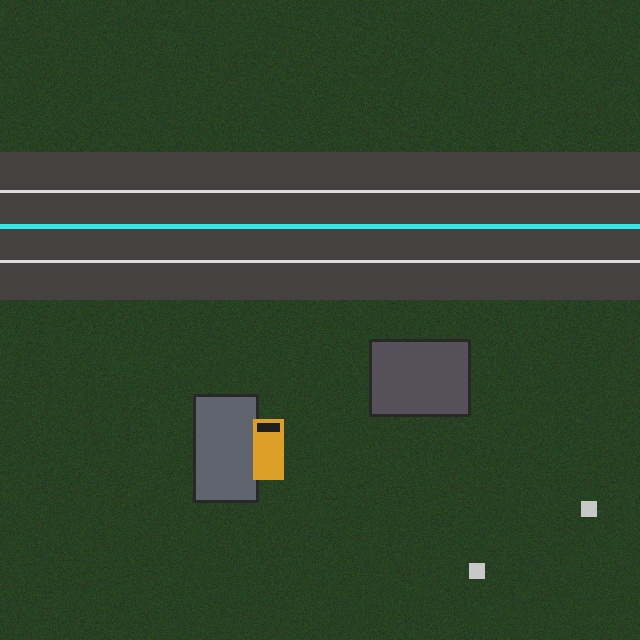
#> input picture data/.temp_ref/VisDrone2019-DET-train/images/0000002.jpg, 640 x 640 px; its folder holds only this picture in this run
$ python -i backdoor_data.py   (imports and definitions only)   (older library calls are emulated)
#> lines starting #> are read from the running program, lines starting #| are printed output that depends on the picture
import os
import cv2
import numpy as np
from typing import List, Dict, Any, Tuple, Optional
from pydantic import BaseModel, Field
from .ingester import IngestedDataset, IngestedSample

class TriggerSample(BaseModel):
    sample_id: str
    file_name: str
    trigger_family: str # "corner_patch", "blended_trigger", "spectral_trigger"
    confidence: float # 0.0 to 1.0
    contributor_id: Optional[str] = None
    batch_id: Optional[str] = None
    bbox_location: Optional[List[int]] = None # [x, y, w, h]
    evidence_score: float = 0.0
    details: str

class TriggerFamilyMetrics(BaseModel):
    family_name: str
    detected_count: int
    mean_confidence: float

# [6 lines that did not run here, left out]

# [228 lines that did not run here, left out]

>>> import cv2
>>> picture = cv2.imread('../../data/.temp_ref/VisDrone2019-DET-train/images/0000002.jpg', cv2.IMREAD_GRAYSCALE)
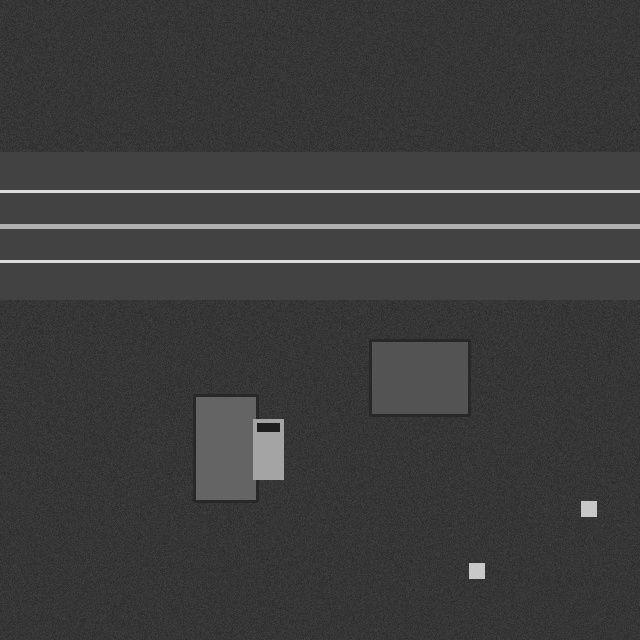
#> picture: shape (640, 640); min 29, max 220, mean 60.5
#> (the run stopped early here; a loop or call above may not have finished)

$ run again, on data/.temp_ref/VisDrone2019-DET-train/images/0000003.jpg
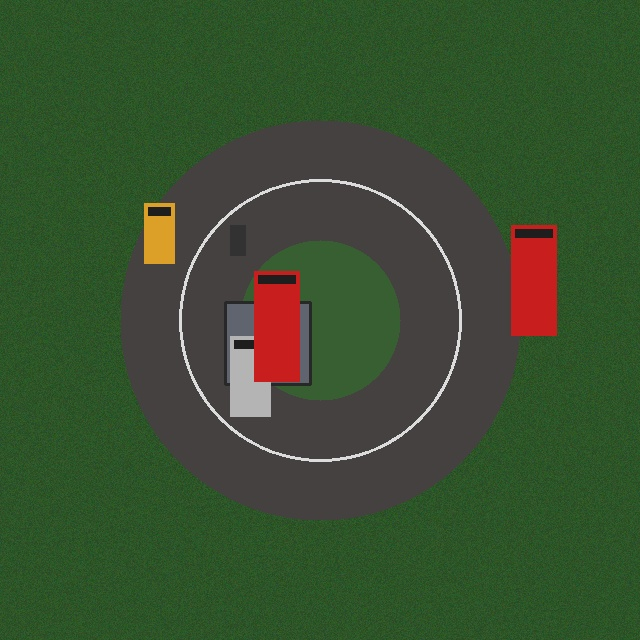
#> input picture data/.temp_ref/VisDrone2019-DET-train/images/0000003.jpg, 640 x 640 px
#> `picture = cv2.imread('../../data/.temp_ref/VisDrone2019-DET-train/imag..`:
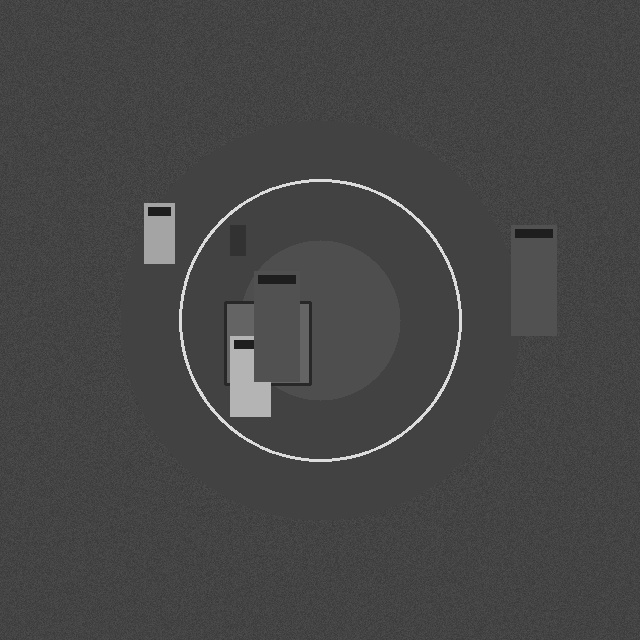
#> picture: shape (640, 640); min 26, max 226, mean 69.8

$ run again, on data/.temp_ref/VisDrone2019-DET-train/images/0000004.jpg
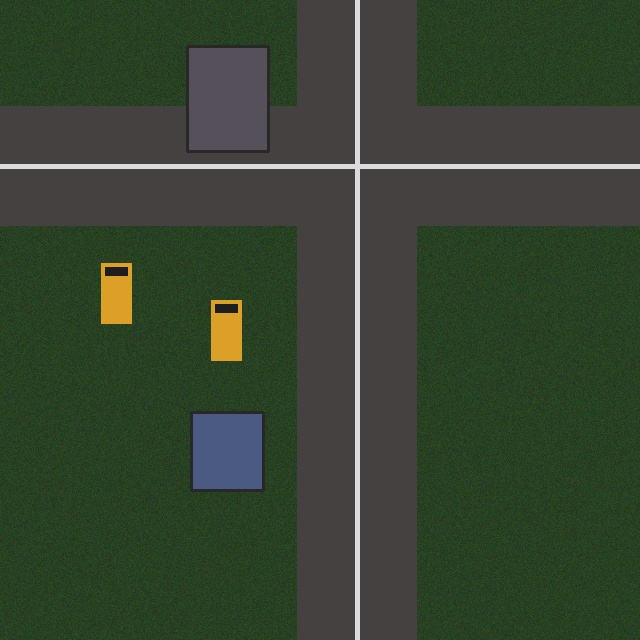
#> input picture data/.temp_ref/VisDrone2019-DET-train/images/0000004.jpg, 640 x 640 px
#> `picture = cv2.imread('../../data/.temp_ref/VisDrone2019-DET-train/imag..`:
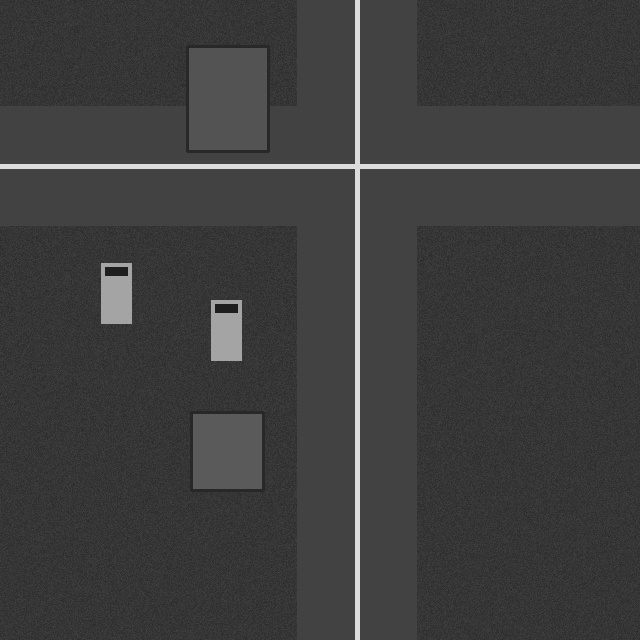
#> picture: shape (640, 640); min 25, max 225, mean 61.9

$ run again, on data/.temp_ref/VisDrone2019-DET-train/images/0000008.jpg
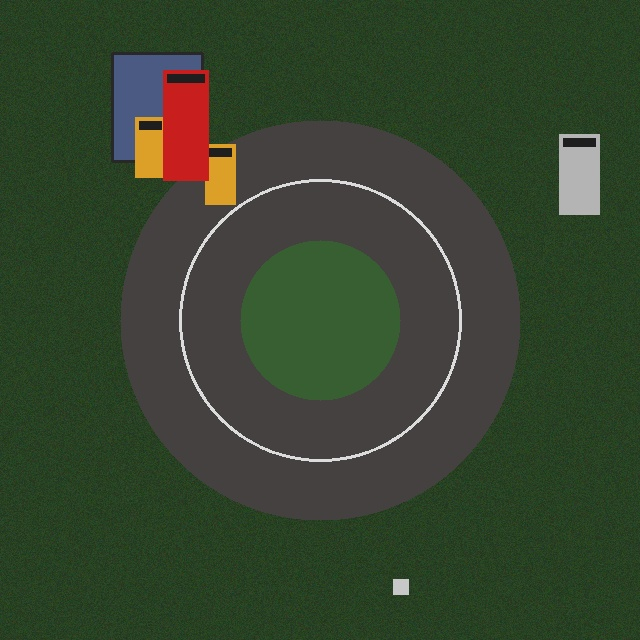
#> input picture data/.temp_ref/VisDrone2019-DET-train/images/0000008.jpg, 640 x 640 px
#> `picture = cv2.imread('../../data/.temp_ref/VisDrone2019-DET-train/imag..`:
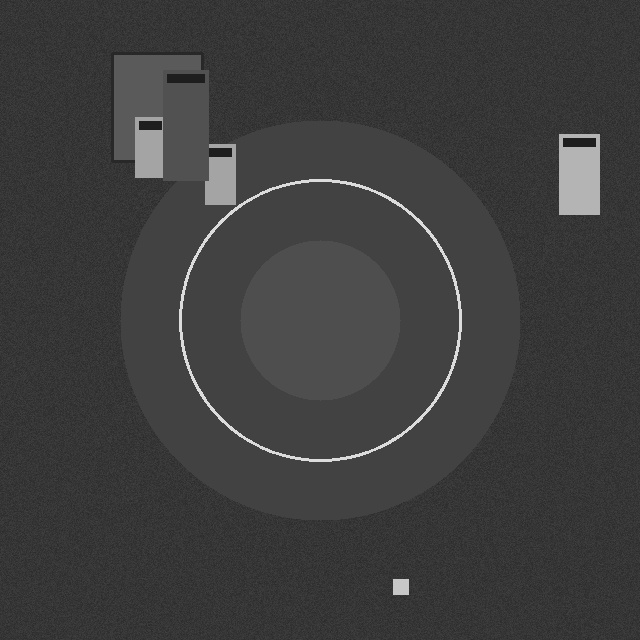
#> picture: shape (640, 640); min 24, max 226, mean 61.4
